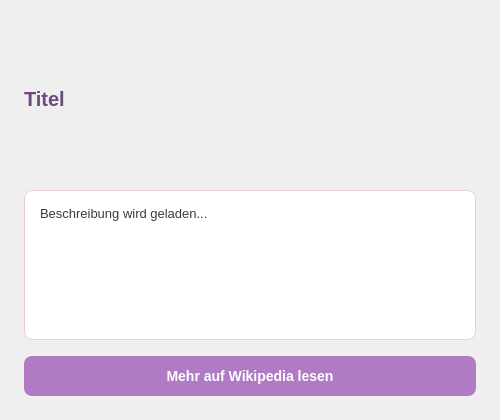
<?xml version="1.0" encoding="UTF-8"?>
<ui version="4.0">
 <class>MainWindow</class>
 <widget class="QMainWindow" name="MainWindow">
  <property name="geometry">
   <rect>
    <x>0</x>
    <y>0</y>
    <width>500</width>
    <height>420</height>
   </rect>
  </property>
  <property name="windowTitle">
   <string>Wissen</string>
  </property>
  <widget class="QWidget" name="centralwidget">
   <layout class="QVBoxLayout" name="verticalLayout">
    <property name="spacing">
     <number>16</number>
    </property>
    <property name="leftMargin">
     <number>24</number>
    </property>
    <property name="topMargin">
     <number>24</number>
    </property>
    <property name="rightMargin">
     <number>24</number>
    </property>
    <property name="bottomMargin">
     <number>24</number>
    </property>
    <item>
     <widget class="QLabel" name="lblTitel">
      <property name="text">
       <string>Titel</string>
      </property>
      <property name="styleSheet">
       <string>font-size: 20px; font-weight: bold; color: #6C4A7E;</string>
      </property>
     </widget>
    </item>
    <item>
     <widget class="QLabel" name="lblBeschreibung">
      <property name="text">
       <string>Beschreibung wird geladen...</string>
      </property>
      <property name="wordWrap">
       <bool>true</bool>
      </property>
      <property name="alignment">
       <set>Qt::AlignTop</set>
      </property>
      <property name="styleSheet">
       <string>font-size: 13px; color: #403744; background-color: white; border: 1px solid #e8cfe0; border-radius: 8px; padding: 12px;</string>
      </property>
     </widget>
    </item>
    <item>
     <widget class="QPushButton" name="btnWikipedia">
      <property name="text">
       <string>Mehr auf Wikipedia lesen</string>
      </property>
      <property name="styleSheet">
       <string>QPushButton { background-color: #b07bc4; color: white; border: none; border-radius: 8px; padding: 12px; font-size: 14px; font-weight: bold; } QPushButton:hover { background-color: #9a68b0; }</string>
      </property>
     </widget>
    </item>
   </layout>
  </widget>
 </widget>
 <resources/>
 <connections/>
</ui>
